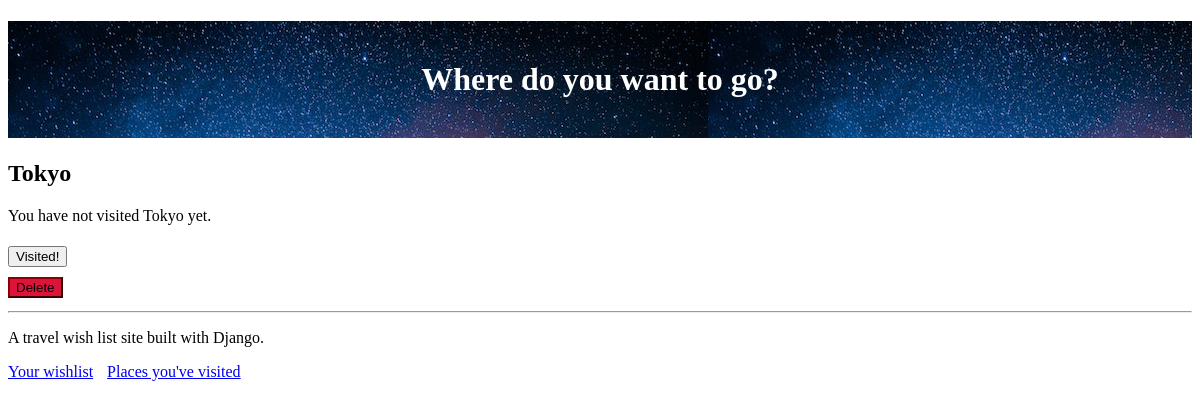
/place/3 (signed in), run on an earlier commit of the app's database.
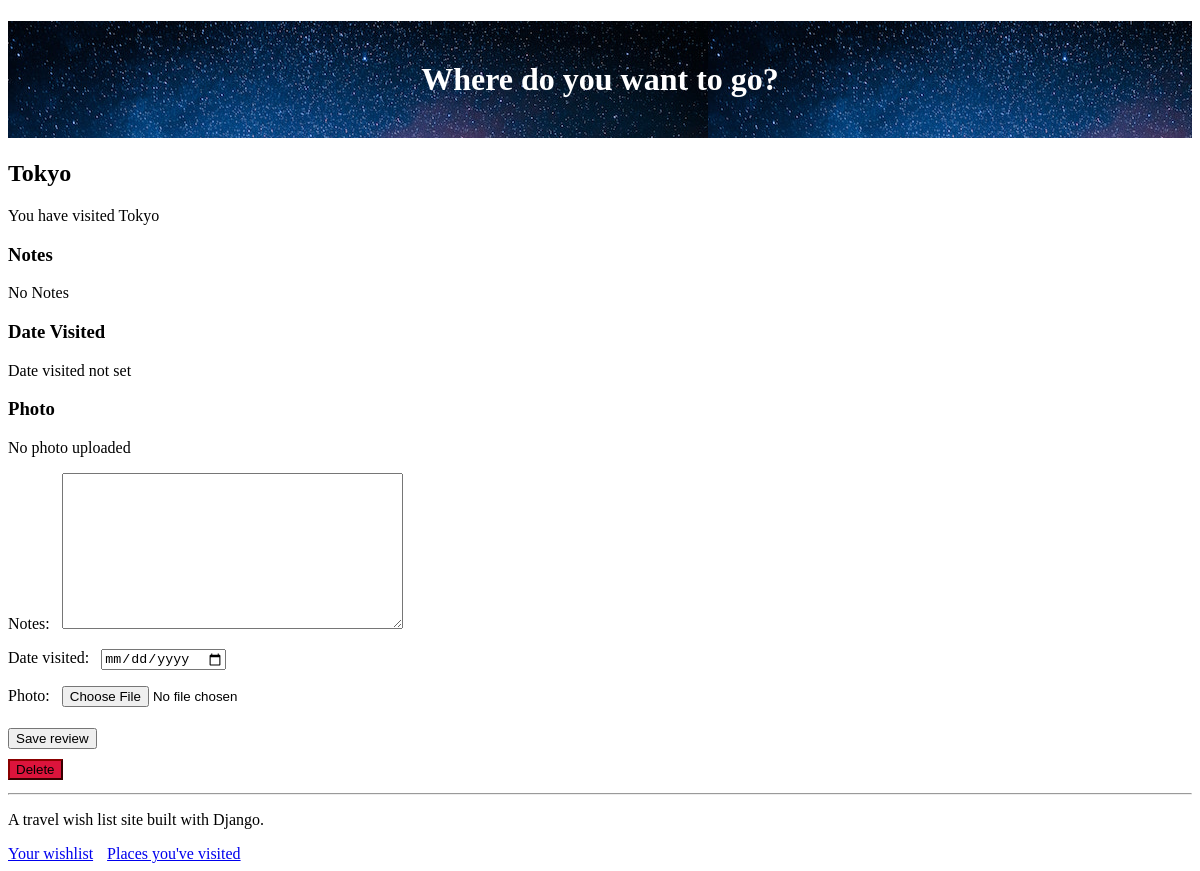
And on a later commit of the database.
### travel_wishlist/models.py (models this page shows, shortened)
class Place(models.Model):
    user = models.ForeignKey('auth.user', null=False, on_delete=models.CASCADE)
    name = models.CharField(max_length=200)
    visited = models.BooleanField(default=False)
    notes = models.TextField(blank=True, null=True)
    date_visited = models.DateField(blank=True, null=True)
    photo = models.ImageField(upload_to='user_images/', blank=True, null=True)

### travel_wishlist/views.py (the view)
# urls.py: path('place/<int:place_pk>', views.place_details, name='place_details'),
@login_required
def place_details(request, place_pk):
    place = get_object_or_404(Place, pk=place_pk)
    if request.method == 'POST':
        form = TripReviewForm(request.POST, request.FILES, instance=place)  # instance = model object to update with the form data
        if form.is_valid():
            form.save()
            messages.info(request, 'Trip information updated!')
        else:
            messages.error(request, form.errors)  # Temp error message - future version should improve
        return redirect('place_details', place_pk=place_pk)
    else:    # GET place details
        if place.visited:
            review_form = TripReviewForm(instance=place)  # Pre-populate with data from this Place instance
            return render(request, 'travel_wishlist/place_detail.html', {'place': place, 'review_form': review_form} )
        else:
            return render(request, 'travel_wishlist/place_detail.html', {'place': place} )

### travel_wishlist/forms.py
class TripReviewForm(forms.ModelForm):
    class Meta:
        model = Place
        fields = ('notes', 'date_visited', 'photo')
        widgets = {
            'date_visited': DateInput()
        }

### travel_wishlist/templates/travel_wishlist/place_detail.html (shortened to what this page needs)
{% extends 'travel_wishlist/base.html' %}
{% load static %}
{% block content %}
<h2>{{ place.name }}</h2>
{% if place.visited %}
    <P>You have visited {{ place.name }}</p>
    <h3>Notes</h3>
    <P>{{ place.notes|default:"No Notes" }}</p>
    <h3>Date Visited</h3>
    <P>{{ place.date_visited|default:"Date visited not set" }}</p>
    <h3>Photo</h3>
    {% if place.photo %}
        <img src="{{ place.photo.url }}">
    {% else %}
        <P>No photo uploaded</p>
    {% endif %}
    <form action="{% url 'place_details' place_pk=place.pk %}" method="POST" enctype="multipart/form-data">
    {{ review_form.as_p }}
    <button type="submit">Save review</button>
    </form>
{% else %}
  <p>You have not visited {{ place.name }} yet.</p>
  <form action="{% url 'place_was_visited' %}" method="POST">
    <button type=submit class="visited">Visited!</button>
  </form>
{% endif %}
<form action="{% url 'delete_place' %}" method="POST">
    <button type=submit class="delete">Delete</button>
</form>
{% endblock %}

### travel_wishlist/templates/travel_wishlist/base.html (shortened to what this page needs)
{% load static %}
<!DOCTYPE html>
<html>
    <head>
        <link rel="stylesheet" href="https://unpkg.com/sakura.css/css/sakura.css" type="text/css">
        <link rel="stylesheet" href="{% static 'css/style.css' %}" type="text/css">
    </head>
    <body>
    <h1 id="site-header">Where do you want to go?</h1>
        {% block content %}
        {% endblock %}
    <hr>
    <div>
        <p>A travel wish list site built with Django.</p>
        <a class="nav-link" href="{% url 'place_list' %}">Your wishlist</a>
        <a class="nav-link" href="{% url 'places_visited' %}">Places you've visited</a>
    </div>
    </body>
</html>

### travel_wishlist/static/css/style.css (style rules this page uses)
#site-header { background: url('../img/jtree.jpg') 0 0 repeat-x; color: white; padding: 40px 0 40px 0px; text-align: center; }
.nav-link { margin-right: 10px; }
label { display: inline-block; padding-right: 8px; }
button { margin: 5px 0px 5px 0; }
.delete { background-color: crimson; border-color: darkred; }

What changed in the data, as far as the page shows it:
changed Place "Tokyo": visited False → True (drawn); notes (not shown) → "No Notes"; date_visited (not shown) → "Date visited not set"
Also different on the page:
text no longer shown: "You have not visited yet. Visited!"
text now shown: "You have visited Notes Date Visited Photo No photo uploaded Notes: Date visited: Photo: Save review"
